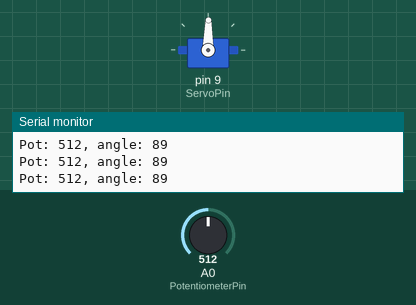
Recording of a sketch running on a simulated Arduino Uno, built with avr-gcc and run on an emulated ATmega328P. Parts: servo, the last lines printed to the serial monitor. The inputs (shaded band) are chosen by the test bench; at power-on: A0 (PotentiometerPin) = 512.

Above: at 1.2 s.
1.3 s: A0 (PotentiometerPin) set to 716
At 2.5 s:
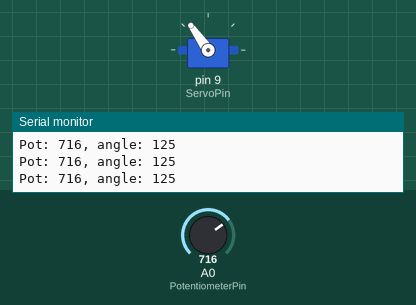
2.8 s: A0 (PotentiometerPin) set to 900
At 4.0 s:
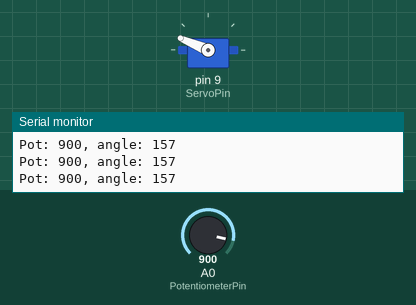
4.3 s: A0 (PotentiometerPin) set to 1023
At 5.4 s:
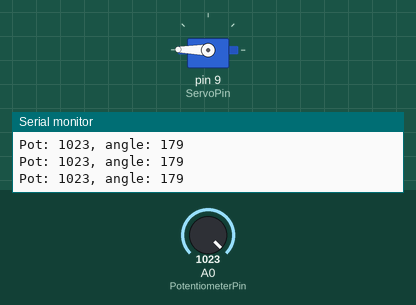
5.8 s: A0 (PotentiometerPin) set to 306
At 6.8 s:
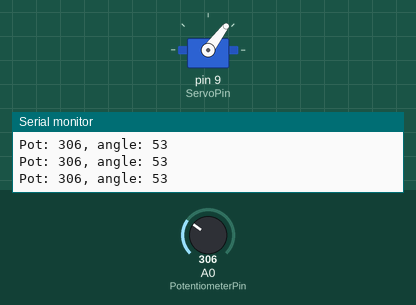
7.3 s: A0 (PotentiometerPin) set to 122
At 8.2 s:
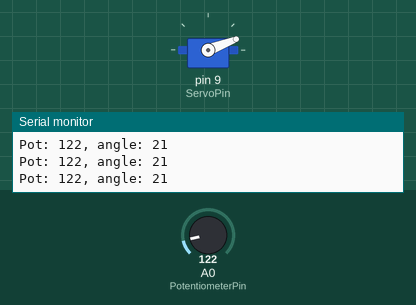
8.8 s: A0 (PotentiometerPin) set to 511
At 9.6 s:
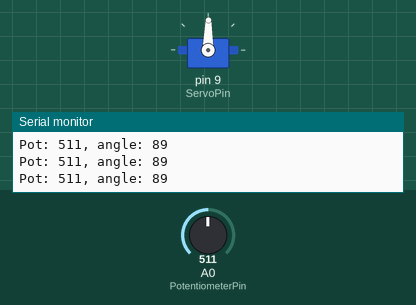
Timing chart, 0 to 11.3 s (numbered marks = the images above; inputs shaded):
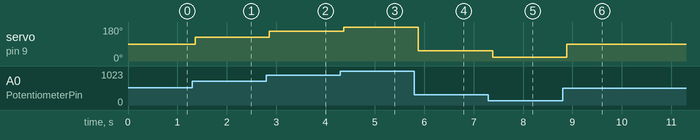

Measured:
- after the input at 1.3 s, servo on pin 9 (ServoPin): 89° → 125° after 0.06 s
- after the input at 2.8 s, servo on pin 9 (ServoPin): 125° → 157° after 0.06 s
- after the input at 4.3 s, servo on pin 9 (ServoPin): 157° → 179° after 0.07 s
- after the input at 5.8 s, servo on pin 9 (ServoPin): 179° → 53° after 0.08 s
- after the input at 7.3 s, servo on pin 9 (ServoPin): 53° → 21° after 0.08 s
- after the input at 8.8 s, servo on pin 9 (ServoPin): 21° → 89° after 0.09 s

The sketch:

servo_motor.ino
```cpp
#include <Servo.h>

Servo myServo;

const int PotentiometerPin = A0;
const int ServoPin = 9;

void setup() {
  // put your setup code here, to run once:
  myServo.attach(ServoPin);
  Serial.begin(9600);
  Serial.print("Attached to Servo on pin ");
  Serial.println(ServoPin);
}

void loop() {
  // put your main code here, to run repeatedly:
  int pval = analogRead(PotentiometerPin);
  Serial.print("Pot: ");
  Serial.print(pval);

  int angle = map(pval, 0, 1023, 0, 179);
  Serial.print(", angle: ");
  Serial.println(angle);

  myServo.write(angle);
  delay(150);
}
```
